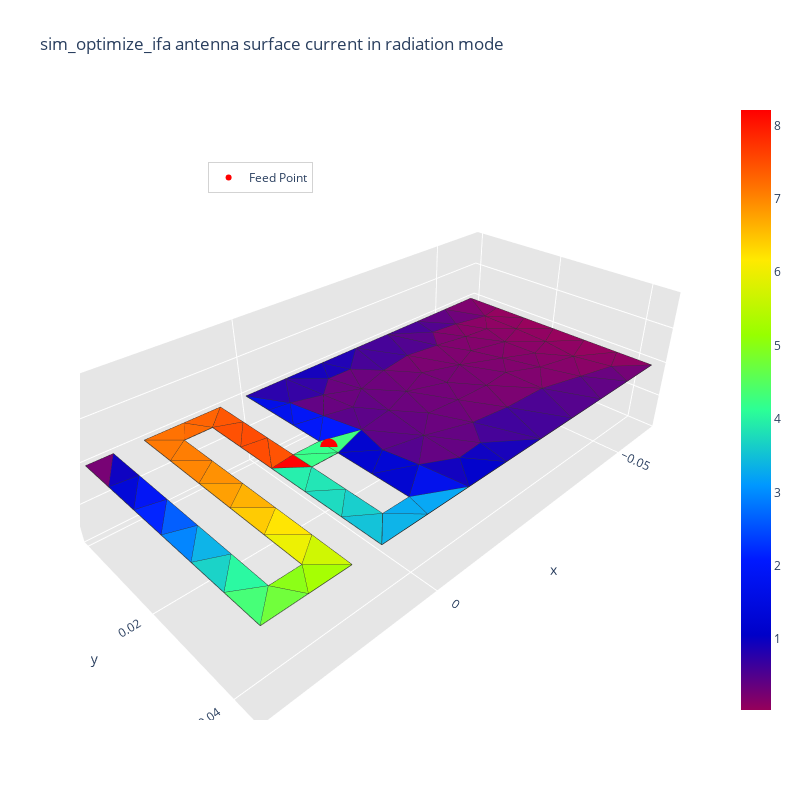

Notebook code for this chart:
### Markdown cell above
# Simulation pour avoir le diagramme de rayonnement

### Code cell
impedance, _ = radiation_algorithm(ifa_meander_mat, 868e6, feed_point)
